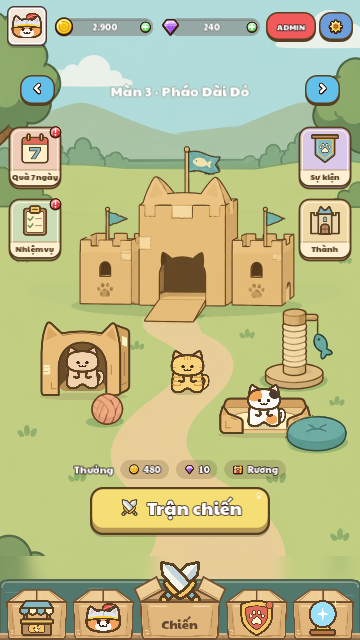
#> input picture docs/design/2026-10-21/shoebox-nav-demo/native-battle.png, 360 x 640 px
$ python make_closeup.py
#> lines starting #> are read from the running program, lines starting #| are printed output that depends on the picture
from pathlib import Path
from PIL import Image

here = Path(__file__).resolve().parent
rows = []
for name in ['native-battle.png', 'native-shop.png']:
    image = Image.open(here / name).convert('RGB')
    rows.append(image.crop((0, 538, 360, 640)).resize((1080, 306), Image.Resampling.LANCZOS))
result = Image.new('RGB', (1080, 624), '#d6bc89')
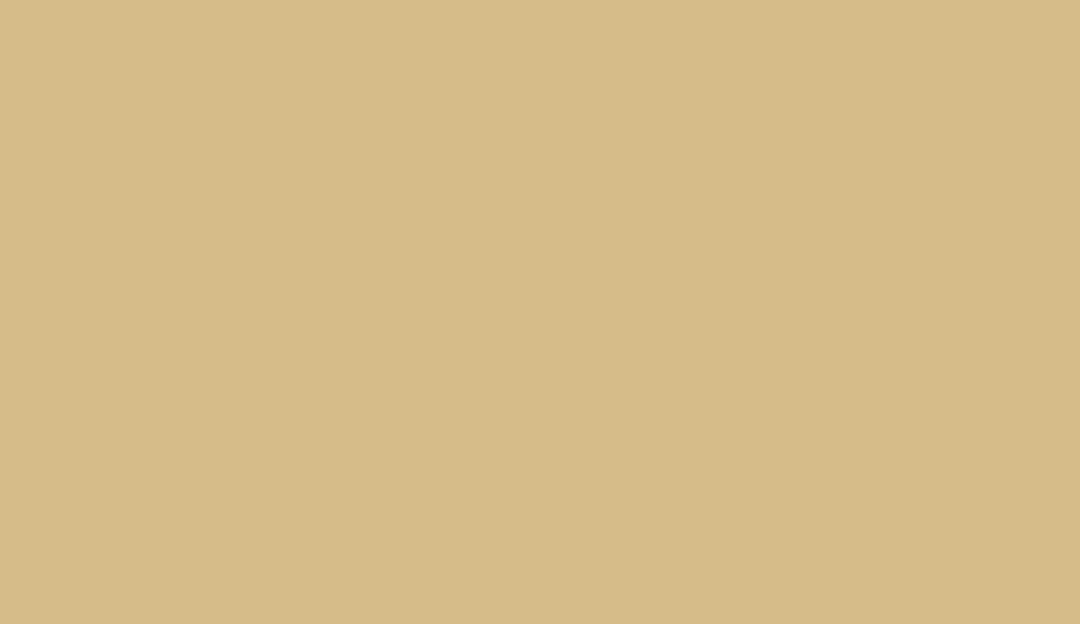
#> result: PIL image 1080x624 RGB; mean R, G, B 214, 188, 137
result.paste(rows[0], (0, 0))
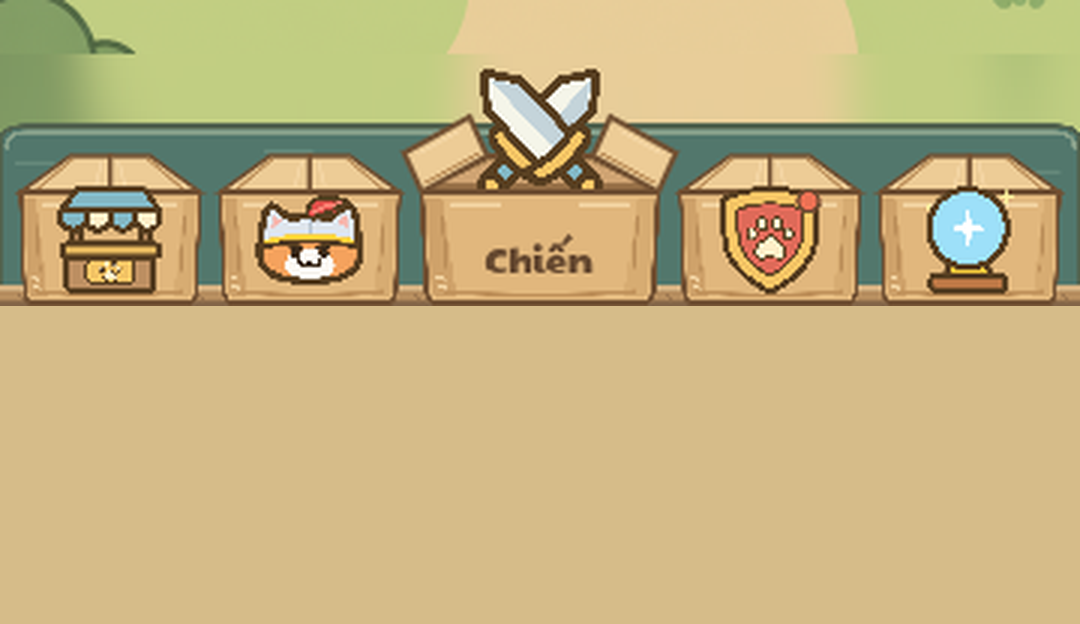
#> result: PIL image 1080x624 RGB; mean R, G, B 195.7, 177.4, 127.9
result.paste(rows[1], (0, 318))
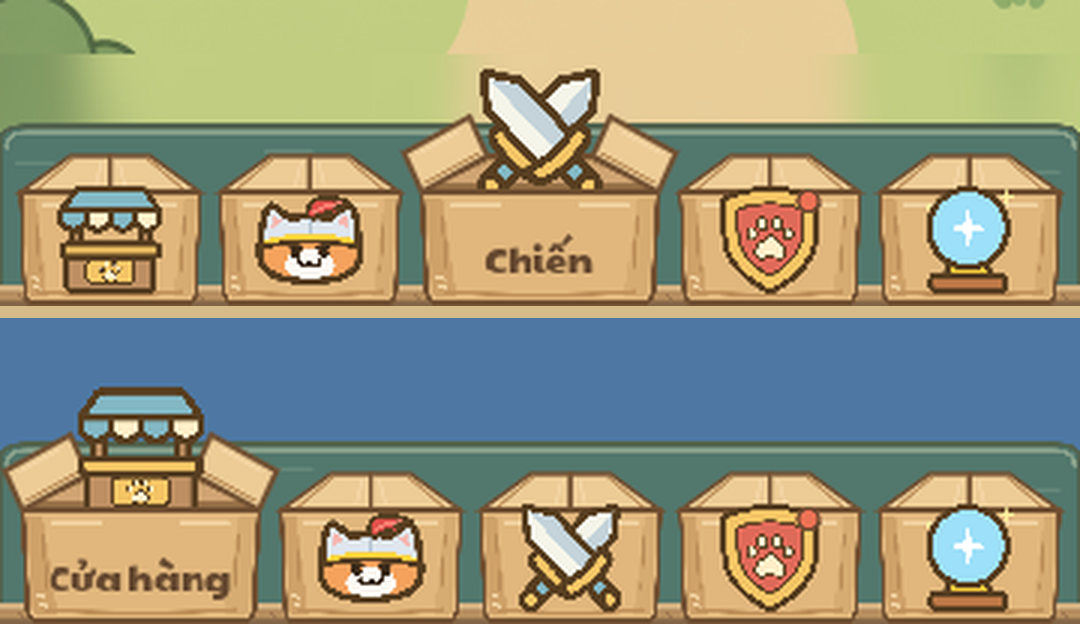
#> result: PIL image 1080x624 RGB; mean R, G, B 154.3, 151.6, 124
result.save(here / 'changed-boxes-closeup.png')
print(here / 'changed-boxes-closeup.png')
